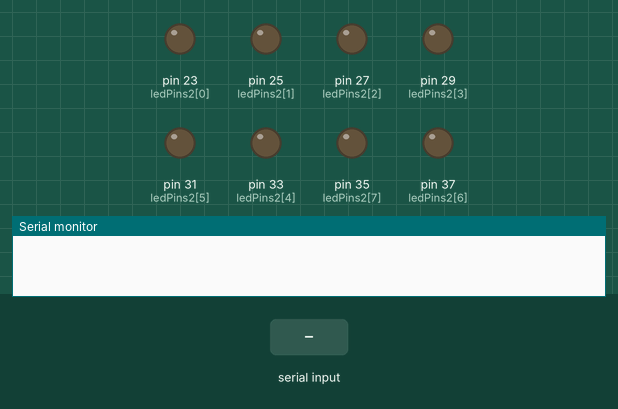
Bench run of a program on a simulated Arduino Mega 2560, built with avr-gcc and run on an emulated ATmega2560. Shown: output pins drawn as LEDs (lit = HIGH), the last lines printed to the serial monitor. The test bench sets the inputs (shaded band).

Above: at 0.9 s.
1.0 s: "90,45\n" received over Serial
At 2.0 s:
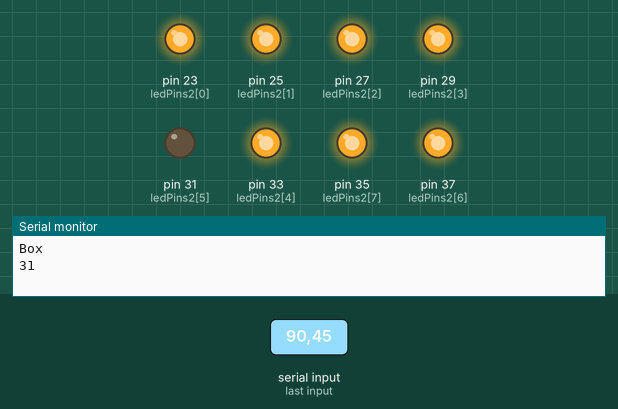
At 12.1 s:
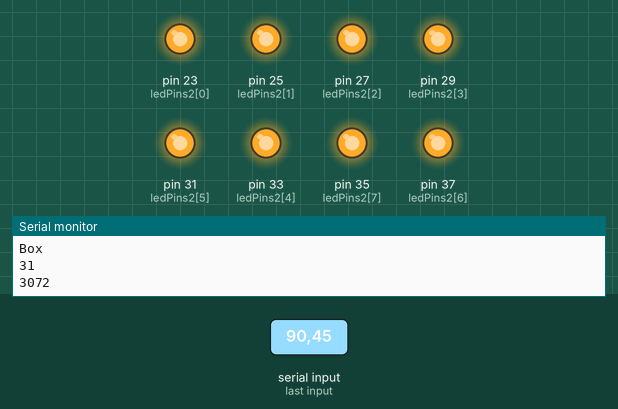
Timing chart, 0 to 22.5 s (numbered marks = the images above; inputs shaded):
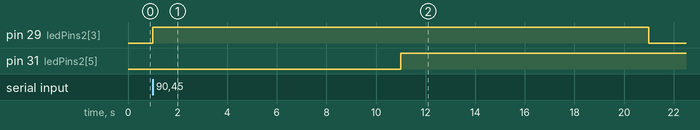

Measured:
- after the input at 1.0 s, pin 23 (ledPins2[0]), pin 25 (ledPins2[1]), pin 27 (ledPins2[2]), pin 33 (ledPins2[4]), pin 35 (ledPins2[7]), pin 37 (ledPins2[6]): LOW → HIGH at once; pin 29 (ledPins2[3]): LOW → HIGH at once, → LOW 20.0 s later; pin 31 (ledPins2[5]): LOW → HIGH after 10.0 s

The program:

main.cpp
```cpp
#include <Arduino.h>
#define interval 10000

void setup() {
  int incomingByte = 0;
  int ledPins2[] = {23, 25, 27, 29, 33, 31, 37, 35}; // LED pins
  Serial.begin(115200); // Open serial monitor at 115200 baud to see ping results.
  while(!Serial.available() ){
    delay(10);
    }
  if (Serial.available() > 0) {
                // read the incoming byte:
                char incomingByte = Serial.read();
                // say what you got:
                Serial.println("Box");
        }
  for(int p=0; p<8; p++)
   {
       pinMode(ledPins2[p], OUTPUT); // Set the mode to OUTPUT
       digitalWrite(ledPins2[p], HIGH);
   }
}

void loop()
{
  if (Serial.available() > 0) {
    int Value = Serial.read();
    if (Value == 63){
      Serial.println("Box");
    }
    else{
                // read the incoming byte:
                int incomingByte = Value - 48;

                // say what you got:
//                int ledPins[] = {23, 25, 27, 29, 31, 33, 35, 37}; // LED pins
                int ledPins[] = {31, 33, 35, 37, 29, 27, 25, 23};
                Serial.println(ledPins[incomingByte]);
                digitalWrite(ledPins[incomingByte], LOW);
                delay(interval);
                digitalWrite(ledPins[incomingByte], HIGH);
  }
        }
}
```
